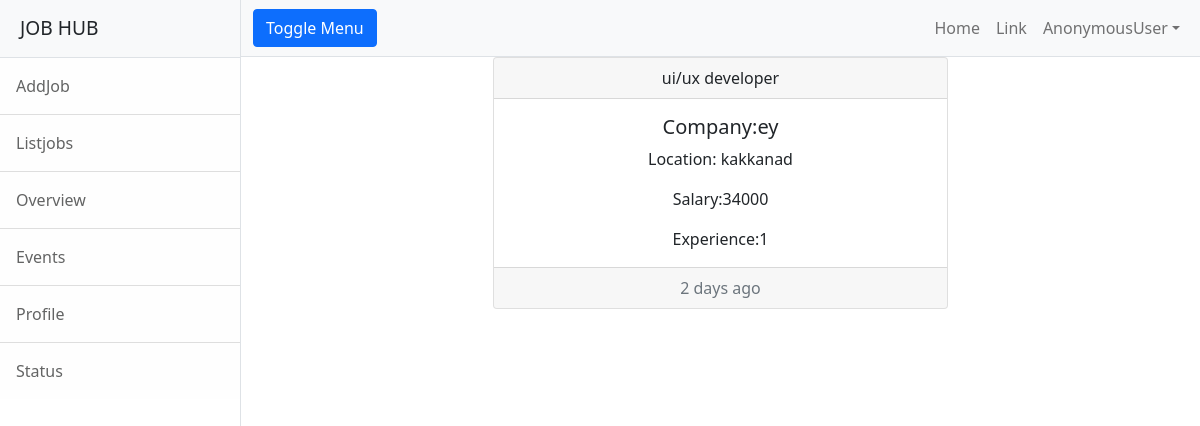
Screenshot of /employer/jobs/detail/8 with the database file from the repository.
### employer/models.py (models this page shows, shortened)
class Jobs(models.Model):
    job_title_name=models.CharField(max_length=150)
    company_name=models.CharField(max_length=150)
    location=models.CharField(max_length=120)
    salary=models.PositiveIntegerField(null=True)
    experience=models.PositiveIntegerField(default=0)

### employer/views.py (the view)
# urls.py: path("jobs/detail/<int:id>",views.JobDetailView.as_view(),name="emp-jobdetail"),
class JobDetailView(DetailView):
    model = Jobs
    context_object_name = "job"
    template_name = "emp-detailjob.html"
    pk_url_kwarg = "id"

### employer/templates/emp-detailjob.html
{%extends 'base.html'%}
{%block body_block%}
<div class="row">
    <div class="col-3"></div>
    <div class="col-6">
        <div class="card text-center">
            <div class="card-header">
                {{job.job_title_name}}
            </div>
            <div class="card-body">
                <h5 class="card-title">
                    <span>Company</span>:{{job.company_name}}</h5>
                <p class="card-text">
               Location: {{job.location}}
                </p>
                <p class="card-text">
                Salary:{{job.salary}}
                </p>
                <p class="card-text">
                Experience:{{job.experience}}
                </p>
            </div>
            <div class="card-footer text-muted">
                2 days ago
            </div>
        </div>
    </div>
    <div class="col-3"></div>
</div>
{%endblock%}

### rows the page displays
Jobs: job_title_name "ui/ux developer", company_name "ey", location "kakkanad", salary "34000", experience "1"

### other values shown
{{ request.user }} "AnonymousUser"
